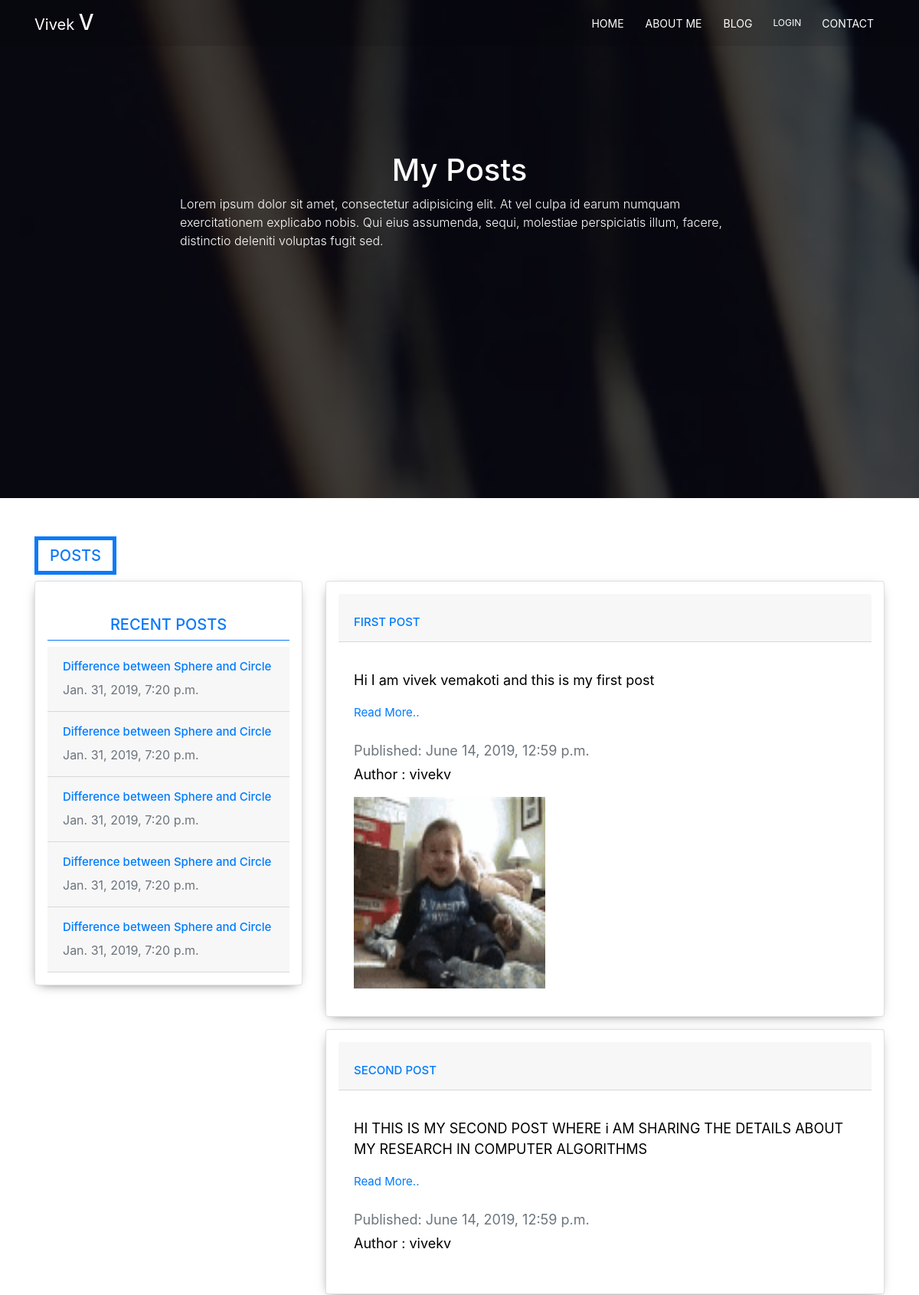
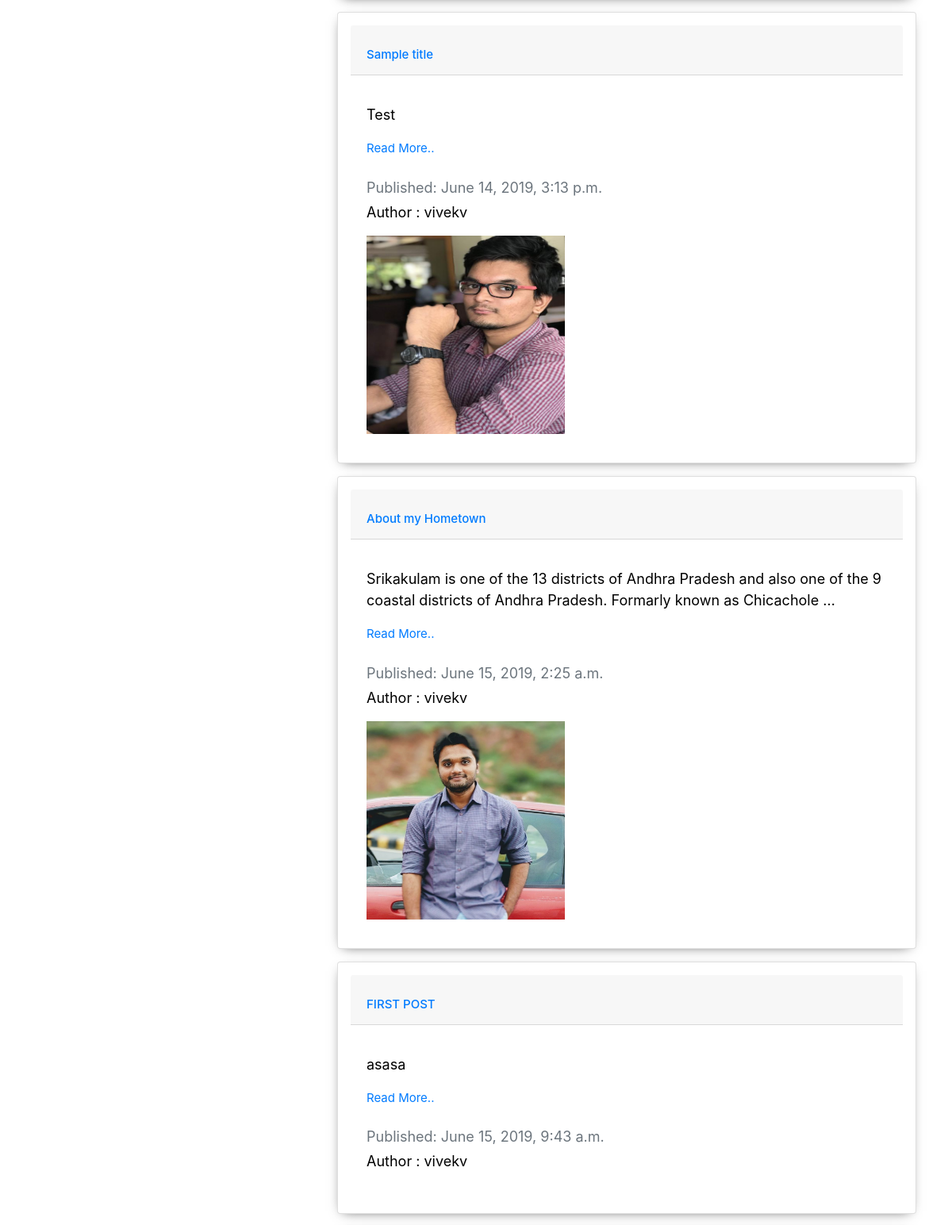
The page /myblog/ (upper part) on the database its author committed (2 pictures, top to bottom).
### blog/models.py (models this page shows, shortened)
class Post(models.Model):
    author = models.ForeignKey(settings.AUTH_USER_MODEL, on_delete=models.CASCADE)
    title = models.CharField(max_length=200)
    text = RichTextField()
    created_date = models.DateTimeField(default=timezone.now)
    published_date = models.DateTimeField(blank=True, null=True)
    image = models.ImageField(upload_to='blog_images',validators=[FileExtensionValidator(['jpg','gif','png'])],blank=True)

### blog/views.py (the view)
# urls.py: path('myblog/', views.post_list, name='post_list'),
def post_list(request):
    posts = Post.objects.filter(published_date__lte=timezone.now()).order_by('published_date')
    return render(request, 'blog/myblog.html', {'posts': posts})

### blog/templates/blog/myblog.html (shortened to what this page needs)
{% extends 'blog/base.html' %}
{% load static %}
{% block body_class %} my-blog {% endblock %}
{% block content %}
    <section id="blog-aboutus-section">
        <div id="blog-aboutus" class="my-blog">
            <div class="blog-aboutus-dark-overlay">
                <div class="container py-5">
                    <div class="row">
                        <div class="col-lg-2 col-md-2"></div>
                        <div class="col-lg-8 col-md-8">
                            <h1 class="text-center">My Posts</h1>
                            <p class="lead">Lorem ipsum dolor sit amet, consectetur adipisicing elit.
                                At vel culpa id earum numquam exercitationem explicabo nobis.
                                Qui eius assumenda, sequi, molestiae perspiciatis illum, facere,
                                distinctio deleniti voluptas fugit sed.</p>
                        </div>
                        <div class="col-lg-2 col-md-2 col-sm-6">
                        </div>
                    </div>
                </div>
            </div>
        </div>
    </section>
    <section id="blogpage">
        <div class="container">
            <h1 class="text-center d-inline-block">Posts</h1>
            <div class="row">
                <div class="col-lg-4">
                    <div class="card  p-3 mb-3 bg-white rounded">
                        <h3 class="text-center">Recent Posts</h3>
                        <div class="card-header recentposts">
                            <h5><a href="">Difference between Sphere and Circle</a></h5>
                            <p class="mb-1 text-muted">Jan. 31, 2019, 7:20 p.m.</p>
                        </div>
                        <div class="card-header recentposts">
                            <h5><a href="">Difference between Sphere and Circle</a></h5>
                            <p class="mb-1 text-muted">Jan. 31, 2019, 7:20 p.m.</p>
                        </div>
                        <div class="card-header recentposts">
                            <h5><a href="">Difference between Sphere and Circle</a></h5>
                            <p class="mb-1 text-muted">Jan. 31, 2019, 7:20 p.m.</p>
                        </div>
                        <div class="card-header recentposts">
                            <h5><a href="">Difference between Sphere and Circle</a></h5>
                            <p class="mb-1 text-muted">Jan. 31, 2019, 7:20 p.m.</p>
                        </div>
                        <div class="card-header recentposts">
                            <h5><a href="">Difference between Sphere and Circle</a></h5>
                            <p class="mb-1 text-muted">Jan. 31, 2019, 7:20 p.m.</p>
                        </div>
                    </div>
                </div>
                <div class="col-lg-8 col-md-8">
                        {% for post in posts %}
                            <div class="card myposts p-3 mb-3 bg-white rounded">
                                <h2 class="card-header"><a href="{% url 'post_detail' pk=post.pk %}">{{ post.title }}</a></h2>
                                <div class="card-body">
                                    <p class="card-text">{{ post.text|safe|truncatewords:25|linebreaks }}</p>
                                    <a href="{% url 'post_detail' pk=post.pk %}" class="text-primary">Read More..</a>
                                    <br> <br>
                                    <p class="mb-1 text-muted">Published: {{ post.published_date }}</p>
                                    <p class="text-lead">Author : {{ post.author }}</p>
                                    {% if post.image %}
                                        <img src="{{ post.image.url }}" width="100px">
                                    {% endif %}
                                </div>
                            </div>
                        {% endfor %}
                </div>
            </div>
        </div>
    </section>
{% endblock %}

### blog/static/css/style.css (style rules this page uses)
#blogpage .card { -webkit-box-shadow: -1px 4px 15px -8px rgba(0,0,0,0.75); -moz-box-shadow:-1px 4px 15px -8px rgba(0,0,0,0.75); box-shadow: -1px 4px 15px -8px rgba(0,0,0,0.75); }
.my-blog { min-height: 650px; position: relative; background: url("../img/banner.png"); background-repeat: no-repeat; background-size: cover; background-attachment: fixed; margin-top: 0px; color: #fff; }
.my-blog img { height: 250px; width: 250px; }
.blog-aboutus-dark-overlay { background: rgba(0, 0, 0, 0.7); position: absolute; left: 0; top: 0; width: 100%; height: 100%; }
@media (min-width:200px) { body { overflow-x: hidden; } }
@media (min-width:200px) { .myposts a { font-size: 15px !important; padding: 0px 0px !important; } }
@media (min-width:200px) { .myposts p { font-size: 12px; padding: 0px 0px; } }
@media (min-width:200px) { #blog-aboutus-section h1 { padding-top: 150px; } }
@media (min-width:200px) { #blog-aboutus-section p { font-size: 12px; } }
@media (min-width:200px) { #blogpage h1 { margin-top: 50px; padding: 8px 15px; border: solid 5px #0b79fa; text-transform: uppercase; font-size: 18px; } }
@media (min-width:200px) { .myposts a { font-size: 16px; } }
@media (min-width:200px) { #blogpage .recentposts a { font-size: 12px; } }
@media (min-width: 576px) { body { overflow-x: hidden; } }
@media (min-width: 576px) { .myposts a { font-size: 18px; } }
@media (min-width: 576px) { #blog-aboutus-section h1 { padding-top: 150px; } }
@media (min-width: 576px) { #blogpage h1 { margin-top: 50px; padding: 8px 15px; color: #0b79fa; border: solid 5px #0b79fa; text-transform: uppercase; font-size: 20px; } }
@media (min-width: 576px) { #blogpage h3 { margin-top: 20px; padding: 8px 15px; color: #0b79fa; border-bottom: solid 0.5px #0b79fa; text-transform: uppercase; font-size: 20px; } }
@media (min-width: 576px) { .myposts a { font-size: 10px; } }
@media (min-width: 576px) { #blogpage .myposts p { font-size: 18px; color: black; } }
@media (min-width: 576px) { #blogpage .recentposts a { font-size: 12px; } }
@media (min-width:768px) { body { overflow-x: hidden; } }
@media (min-width:768px) { .myposts a { font-size: 18px; } }
@media (min-width:768px) { #blog-aboutus-section h1 { padding-top: 150px; } }
@media (min-width:768px) { #blog-aboutus-section p { font-size: 16px; } }
@media (min-width:768px) { #blogpage h1 { margin-top: 50px; padding: 8px 15px; border: solid 5px #0b79fa; text-transform: uppercase; font-size: 20px; } }
@media (min-width:768px) { .myposts a { font-size: 20px; } }
@media (min-width:768px) { #blogpage .recentposts a { font-size: 12px; } }
@media (min-width:992px) { body { overflow-x: hidden; } }
@media (min-width:992px) { .myposts a { font-size: 20px; } }
@media (min-width:992px) { #blog-aboutus-section h1 { padding-top: 150px; } }
@media (min-width:992px) { #blog-aboutus-section p { font-size: 16px; } }
@media (min-width:992px) { #blogpage h1 { margin-top: 50px; padding: 8px 15px; border: solid 5px #0b79fa; text-transform: uppercase; font-size: 20px; } }
@media (min-width:992px) { #blogpage .recentposts a { font-size: 15px; } }
@media (min-width:1200px) { body { overflow-x: hidden; } }
@media (min-width:1200px) { .myposts a { font-size: 20px; } }
@media (min-width:1200px) { #blog-aboutus-section h1 { padding-top: 150px; } }
@media (min-width:1200px) { #blog-aboutus-section p { font-size: 16px; } }
@media (min-width:1200px) { #blogpage h1 { margin-top: 50px; padding: 8px 15px; border: solid 5px #0b79fa; text-transform: uppercase; font-size: 20px; } }
@media (min-width:1200px) { #blogpage .recentposts a { font-size: 15px; } }

### rows shown on the page
Post: title "FIRST POST", text "Hi I am vivek vemakoti and this is my first post", published_date "June 14, 2019, 12:59 p.m.", author "vivekv", image (picture)
Post: title "SECOND POST", text "HI THIS IS MY SECOND POST WHERE i AM SHARING THE DETAILS ABOUT MY RESEARCH IN COMPUTER ALGORITHMS", published_date "June 14, 2019, 12:59 p.m.", author "vivekv"
Post: title "Sample title", text "Test", published_date "June 14, 2019, 3:13 p.m.", author "vivekv", image (picture)
Post: title "About my Hometown", text "Srikakulam is one of the 13 districts of Andhra Pradesh and also one of the 9 coastal districts of Andhra Pradesh. Formarly known as Chicachole …", published_date "June 15, 2019, 2:25 a.m.", author "vivekv", image (picture)
Post: title "FIRST POST", text "asasa", published_date "June 15, 2019, 9:43 a.m.", author "vivekv"
